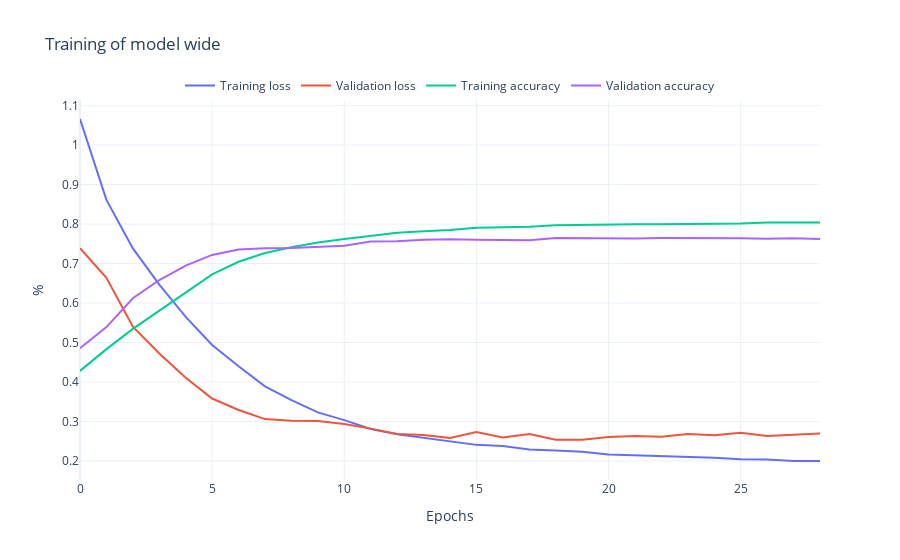

The code cell stored with this chart in its notebook:
### Markdown cell above
#### Plot the training and validation loss

### Code cell
rst.plot_history(history_wide, "wide")

### Figure 1 — Plotly figure (JSON) as saved in the notebook; plotly's stock layout.template omitted (floating-point values rounded to 4 significant figures)
{"data": [{"mode": "lines", "name": "Training loss", "type": "scatter", "y": [1.066, 0.8612, 0.7384, 0.6468, 0.5651, 0.4936, 0.44, 0.3891, 0.3539, 0.3229, 0.3035, 0.281, 0.2675, 0.2583, 0.2485, 0.2407, 0.2377, 0.2289, 0.2267, 0.2232, 0.2164, 0.2145, 0.2135, 0.2105, 0.2082, 0.2045, 0.2036, 0.1999, 0.1999]}, {"mode": "lines", "name": "Validation loss", "type": "scatter", "y": [0.739, 0.6637, 0.5401, 0.4722, 0.4106, 0.3581, 0.3291, 0.306, 0.3016, 0.3013, 0.2938, 0.2819, 0.268, 0.2658, 0.2584, 0.273, 0.2594, 0.268, 0.2537, 0.2539, 0.2608, 0.263, 0.2615, 0.2683, 0.2652, 0.2716, 0.2635, 0.2662, 0.2697]}, {"mode": "lines", "name": "Training accuracy", "type": "scatter", "y": [0.4281, 0.4832, 0.5344, 0.5803, 0.6269, 0.6723, 0.7045, 0.7265, 0.7415, 0.7535, 0.762, 0.7706, 0.7781, 0.7815, 0.7849, 0.791, 0.7913, 0.7934, 0.7968, 0.7981, 0.7992, 0.7996, 0.7995, 0.8001, 0.8019, 0.8015, 0.8038, 0.8048, 0.8041]}, {"mode": "lines", "name": "Validation accuracy", "type": "scatter", "y": [0.4853, 0.539, 0.6121, 0.6583, 0.6947, 0.7218, 0.7355, 0.7386, 0.7393, 0.7425, 0.7452, 0.7556, 0.7567, 0.7602, 0.7617, 0.7606, 0.7606, 0.7591, 0.7648, 0.7641, 0.7639, 0.7637, 0.7648, 0.7648, 0.7641, 0.7641, 0.7626, 0.7643, 0.762]}], "layout": {"legend": {"bgcolor": "rgba(255,255,255,0.5)", "orientation": "h", "x": 0.5, "xanchor": "center", "y": 1, "yanchor": "bottom"}, "title": {"text": "Training of model wide"}, "xaxis": {"title": {"text": "Epochs"}}, "yaxis": {"title": {"text": "%"}}}}
